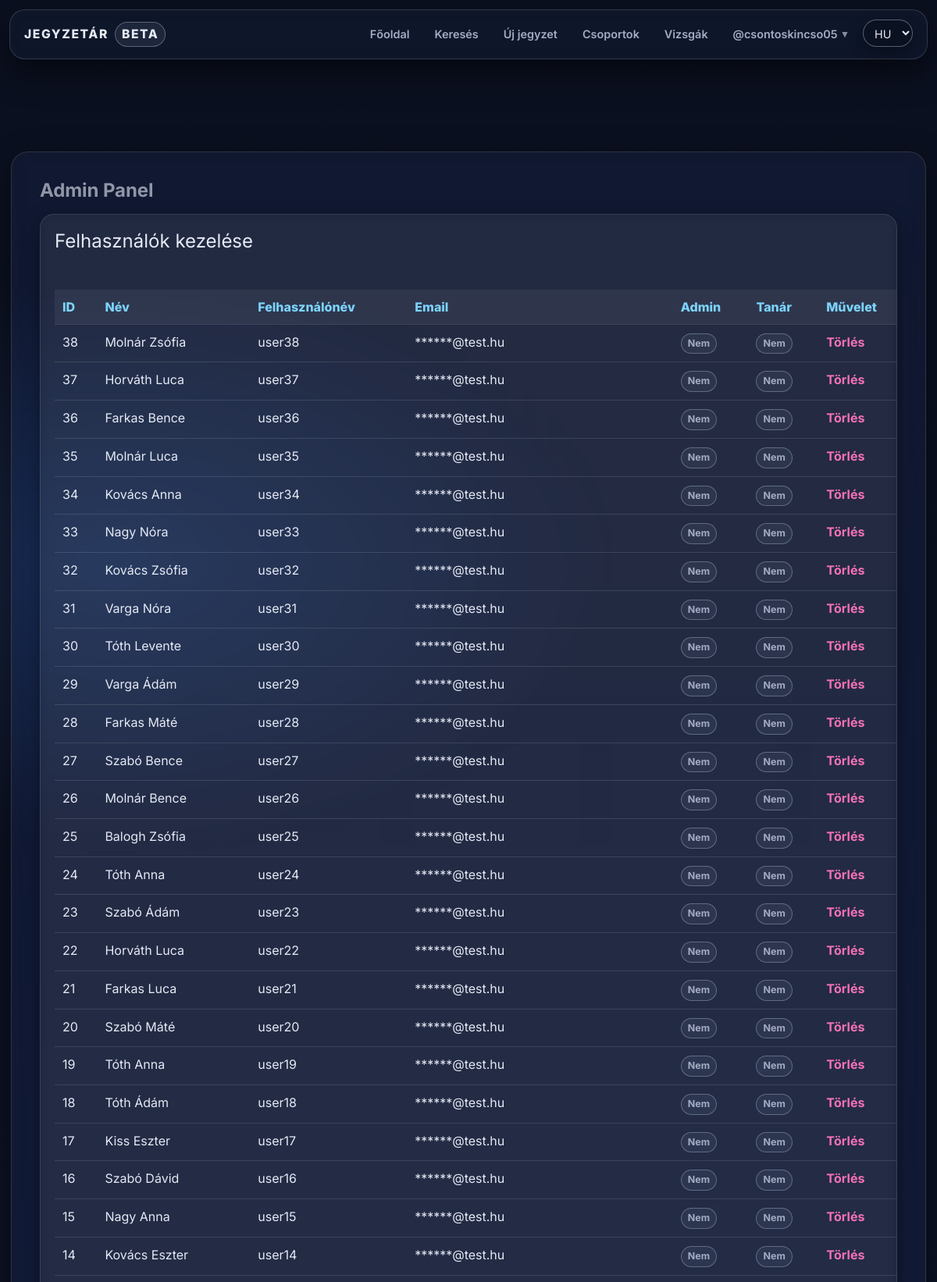
/admin_panel.php (signed in, upper part), run on the app's committed database.
### tables this page shows
CREATE TABLE `users` (
  `id` int(11) NOT NULL,
  `lastname` varchar(100) DEFAULT NULL,
  `firstname` varchar(100) DEFAULT NULL,
  `username` varchar(50) NOT NULL,
  `birthdate` date DEFAULT NULL,
  `gender` varchar(10) DEFAULT NULL,
  `email` varchar(50) NOT NULL,
  `profile_picture` varchar(255) DEFAULT NULL,
  `password` varchar(255) NOT NULL,
  `security_question` varchar(255) NOT NULL,
  `security_answer` varchar(255) NOT NULL,
  `admin` tinyint(1) NOT NULL,
  `teacher` tinyint(1) DEFAULT NULL,
  `registration_date` datetime DEFAULT NULL,
  `language` varchar(5) NOT NULL DEFAULT 'hu',
  `oauth_provider` varchar(20) DEFAULT NULL,
  `oauth_sub` varchar(191) DEFAULT NULL,
  `email_verified` tinyint(1) NOT NULL DEFAULT 0,
  `bio` text DEFAULT NULL,
  `profile_theme` varchar(32) NOT NULL DEFAULT 'default',
  `twofa_enabled` tinyint(1) NOT NULL DEFAULT 0,
  `used_reg_code` varchar(64) DEFAULT NULL,
  `used_reg_code_at` datetime DEFAULT NULL,
  `show_fullname` tinyint(1) NOT NULL DEFAULT 1,
  `show_email` tinyint(1) NOT NULL DEFAULT 0,
  `show_birthdate` tinyint(1) NOT NULL DEFAULT 0
);

### assets/php/lang.php (called while the page is built, shortened)
<?php
    $supported_langs = ['hu', 'en', 'de'];
    if (isset($_GET['lang']) && in_array($_GET['lang'], $supported_langs, true)) {
        $lang = $_GET['lang'];
        $_SESSION['lang'] = $lang;
        if (!headers_sent()) {
            setcookie('lang', $lang, time() + 60*60*24*30, '/');
        }
    } else {
        if (isset($_SESSION['lang']) && in_array($_SESSION['lang'], $supported_langs, true)) {
            $lang = $_SESSION['lang'];
        } elseif (isset($_COOKIE['lang']) && in_array($_COOKIE['lang'], $supported_langs, true)) {
            $lang = $_COOKIE['lang'];
        } else {
            $lang = 'hu';
        }
    }
    $translations = [];
    if ($stmt = $conn->prepare("SELECT t_key, text FROM translations WHERE lang_code = ?")) {
        $stmt->bind_param('s', $lang);
        $stmt->execute();
        $result = $stmt->get_result();
        while ($row = $result->fetch_assoc()) {
            $translations[$row['t_key']] = $row['text'];
        }
    }
    if (!function_exists('t')) {
        function t(string $key): string
        {
            global $translations;
            return $translations[$key] ?? $key;
        }
    }

### assets/php/functions.php (called while the page is built, shortened)
<?php
    if (!function_exists('db_stmt')) {
        function db_stmt(mysqli $conn, string $sql, string $types = '', array $params = []): mysqli_stmt {
            $stmt = $conn->prepare($sql);
            if ($types !== '' && $params) {
                if (!$stmt->bind_param($types, ...$params)) {
                    db_log_error($conn, 'Paraméterek bind-elése sikertelen', $sql, $params);
                    throw new RuntimeException('Paraméterek bind-elése sikertelen: ' . $stmt->error);
                }
            }
            if (!$stmt->execute()) {
                db_log_error($conn, 'Végrehajtási hiba (execute)', $sql, $params);
                throw new RuntimeException('Végrehajtási hiba (execute): ' . $stmt->error);
            }
            return $stmt;
        }
    }
    if (!function_exists('db_query')) {
        function db_query(mysqli $conn, string $sql, string $types = '', array $params = []): mysqli_result
        {
            $stmt = db_stmt($conn, $sql, $types, $params);
            $result = $stmt->get_result();
            return $result;
        }
    }
    if (!function_exists('mask_email')) {
        function mask_email(string $email): string {
            [$user, $domain] = explode('@', $email, 2);
            $maskedUser = str_repeat('*', mb_strlen($user, 'UTF-8'));
            return $maskedUser . '@' . $domain;
        }
    }

### admin_panel.php (the view, shortened to what this page needs)
<?php
    require_once "assets/php/db.php";
    require_once "assets/php/lang.php";
    require_once "assets/php/functions.php";
    $userId = (int)$_COOKIE['id'];
    $result = db_query($conn, "SELECT * FROM users WHERE id = ? LIMIT 1", "i", [$userId]);
    $current_user = $result->fetch_assoc();
?>
<!DOCTYPE html>
<html lang="hu">
<head>
    <link rel="stylesheet" href="assets/css/styles.css">
    <script src="https://cdn.jsdelivr.net/npm/@tailwindcss/browser@4"></script>
</head>
<body class="no-ads admin-page">
<?php
    include 'assets/php/navbar.php';
    $users = $conn->query("SELECT * FROM users ORDER BY id DESC");
?>
<div class="main w-full max-w-7xl mx-auto px-4 md:px-6 lg:px-8 py-6">
    <h1 class="text-2xl md:text-3xl lg:text-4xl mb-6">Admin Panel</h1>
    <section class="card p-4 md:p-6 mb-6 overflow-x-auto">
        <h2 class="text-xl md:text-2xl mb-4">Felhasználók kezelése</h2>
        <table>
            <tr>
                <th>ID</th><th>Név</th><th>Felhasználónév</th><th>Email</th><th>Admin</th><th>Tanár</th><th>Művelet</th>
            </tr>
            <?php while($user = $users->fetch_assoc()) { ?>
                <tr>
                    <td><?= $user['id'] ?></td>
                    <td><?= htmlspecialchars($user['lastname'] . ' ' . $user['firstname']) ?></td>
                    <td><?= htmlspecialchars($user['username']) ?></td>
                    <td><?= htmlspecialchars(mask_email($user['email'])) ?></td>
                    <td>
                        <?php if ($user['admin'] == 1): ?>
                            <span class="badge badge-active">Igen</span>
                        <?php else: ?>
                            <span class="badge badge-inactive">Nem</span>
                        <?php endif; ?>
                    </td>
                    <td>
                        <?php if ($user['teacher'] == 1): ?>
                            <span class="badge badge-active">Igen</span>
                        <?php else: ?>
                            <span class="badge badge-inactive">Nem</span>
                        <?php endif; ?>
                    </td>
                    <td>
                        <?php if ($user['id'] != $current_user['id']) { ?>
                            <a href="?delete_type=user&delete_id=<?= $user['id'] ?>" onclick="return confirm('Biztosan törlöd ezt a felhasználót?')">Törlés</a>
                        <?php } else { ?>
                            Saját fiók
                        <?php } ?>
                    </td>
                </tr>
            <?php } ?>
        </table>
    </section>
</div>
</body>
</html>

### assets/php/navbar.php (shortened to what this page needs)
<?php
	require_once "assets/php/premium.php";
    $isLoggedIn = false;
    $currentUsername = null;
    if (isset($_COOKIE['id']) && ctype_digit($_COOKIE['id'])) {
        $isLoggedIn = true;
        $userid = (int)$_COOKIE['id'];
        $stmt = $conn->prepare("SELECT * FROM users WHERE id = ? LIMIT 1");
        $stmt->bind_param("i", $userid);
        $stmt->execute();
        $res = $stmt->get_result();
        if ($res && $res->num_rows === 1) {
            $user = $res->fetch_assoc();
            $currentUsername = $user['username'];
        } else {
            setcookie("id", "", time() - 3600, "/");
            $isLoggedIn = false;
        }
    }
?>
<nav class="navbar">
    <div class="navbar-content">
        <div class="brand">
            <span>Jegyzetár</span>
            <span class="brand-badge">beta</span>
        </div>
        <ul class="nav-links">
            <li><a href="index.php"><?= t('nav_home') ?></a></li>
            <li><a href="search.php"><?= t('nav_search') ?></a></li>
            <li><a href="upload.php"><?= t('nav_upload') ?></a></li>
            <li><a href="groups.php"><?= t('nav_groups') ?></a></li>
            <li><a href="exams.php"><?= t('nav_exams') ?></a></li>
            <?php if ($isLoggedIn && $currentUsername): ?>
                <li class="nav-item-has-dropdown">
                    <a href="#" class="nav-account-link">
                        <?= $isLoggedIn && $currentUsername ? '@'.htmlspecialchars($currentUsername) : t('nav_login') ?>
                        <span class="nav-account-chevron">▾</span>
                    </a>
                </li>
            <?php else: ?>
                <li><a href="reglog.php?mode=login"><?= t('nav_login') ?></a></li>
            <?php endif; ?>
            <li class="nav-lang-item">
                <form method="get">
                    <select name="lang" onchange="this.form.submit()" class="select">
                        <option value="hu" <?= $lang === 'hu' ? 'selected' : '' ?>>HU</option>
                    </select>
                </form>
            </li>
        </ul>
    </div>
</nav>

### admin_panel.php (style rules this page uses)
table { width: 100%; border-collapse: collapse; margin: 18px 0; }
th, td { padding: 10px; text-align: left; border-bottom: 1px solid var(--stroke); }
th { background: rgba(255,255,255,.06); font-weight: 800; color: var(--primary); }
a { color: var(--accent); text-decoration: none; font-weight: 700; }

### data on the page
users: username "csontoskincso05"
users: id "38", lastname+firstname "Molnár Zsófia", username "user38", email "******@test.hu", admin "Nem"
users: id "37", lastname+firstname "Horváth Luca", username "user37", email "******@test.hu", admin "Nem"
users: id "36", lastname+firstname "Farkas Bence", username "user36", email "******@test.hu", admin "Nem"
users: id "35", lastname+firstname "Molnár Luca", username "user35", email "******@test.hu", admin "Nem"
users: id "34", lastname+firstname "Kovács Anna", username "user34", email "******@test.hu", admin "Nem"
users: id "33", lastname+firstname "Nagy Nóra", username "user33", email "******@test.hu", admin "Nem"
users: id "32", lastname+firstname "Kovács Zsófia", username "user32", email "******@test.hu", admin "Nem"
users: id "31", lastname+firstname "Varga Nóra", username "user31", email "******@test.hu", admin "Nem"
users: id "30", lastname+firstname "Tóth Levente", username "user30", email "******@test.hu", admin "Nem"
users: id "29", lastname+firstname "Varga Ádám", username "user29", email "******@test.hu", admin "Nem"
users: id "28", lastname+firstname "Farkas Máté", username "user28", email "******@test.hu", admin "Nem"
users: id "27", lastname+firstname "Szabó Bence", username "user27", email "******@test.hu", admin "Nem"
users: id "26", lastname+firstname "Molnár Bence", username "user26", email "******@test.hu", admin "Nem"
users: id "25", lastname+firstname "Balogh Zsófia", username "user25", email "******@test.hu", admin "Nem"
users: id "24", lastname+firstname "Tóth Anna", username "user24", email "******@test.hu", admin "Nem"
users: id "23", lastname+firstname "Szabó Ádám", username "user23", email "******@test.hu", admin "Nem"
users: id "22", lastname+firstname "Horváth Luca", username "user22", email "******@test.hu", admin "Nem"
users: id "21", lastname+firstname "Farkas Luca", username "user21", email "******@test.hu", admin "Nem"
users: id "20", lastname+firstname "Szabó Máté", username "user20", email "******@test.hu", admin "Nem"
users: id "19", lastname+firstname "Tóth Anna", username "user19", email "******@test.hu", admin "Nem"
users: id "18", lastname+firstname "Tóth Ádám", username "user18", email "******@test.hu", admin "Nem"
users: id "17", lastname+firstname "Kiss Eszter", username "user17", email "******@test.hu", admin "Nem"
users: id "16", lastname+firstname "Szabó Dávid", username "user16", email "******@test.hu", admin "Nem"
users: id "15", lastname+firstname "Nagy Anna", username "user15", email "******@test.hu", admin "Nem"
users: id "14", lastname+firstname "Kovács Eszter", username "user14", email "******@test.hu", admin "Nem"

### other printed values
t('nav_home') "Főoldal"
t('nav_search') "Keresés"
t('nav_upload') "Új jegyzet"
t('nav_groups') "Csoportok"
t('nav_exams') "Vizsgák"
